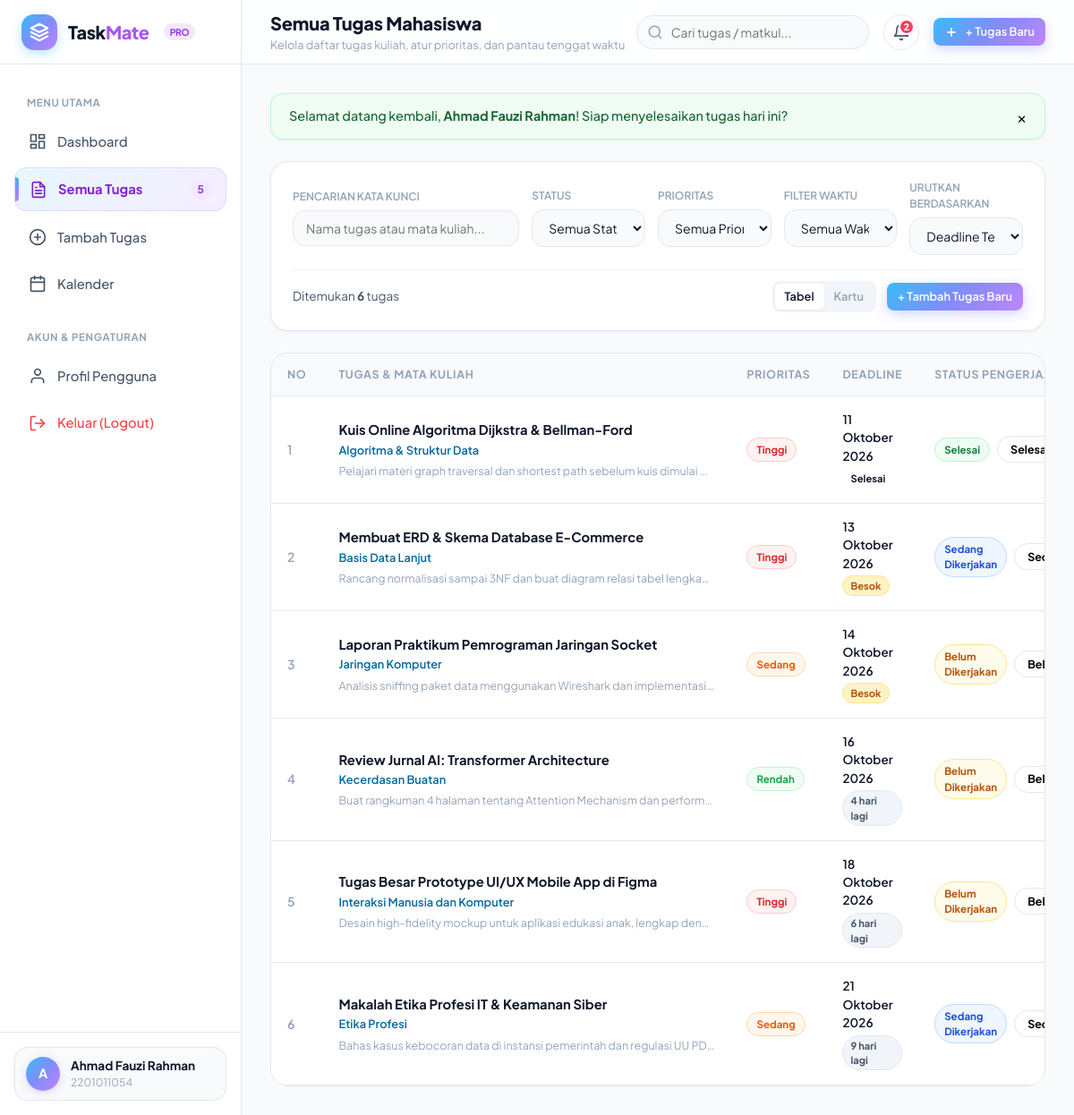
Screenshot of /tasks.php (signed in) with the database file from the repository.
### tables this page shows
CREATE TABLE IF NOT EXISTS `users` (
  `id` INT AUTO_INCREMENT PRIMARY KEY,
  `nama` VARCHAR(100) NOT NULL,
  `email` VARCHAR(100) NOT NULL UNIQUE,
  `password` VARCHAR(255) NOT NULL,
  `nim` VARCHAR(30) DEFAULT NULL,
  `universitas` VARCHAR(100) DEFAULT 'Universitas Indonesia',
  `jurusan` VARCHAR(100) DEFAULT 'Teknik Informatika',
  `foto_profil` VARCHAR(255) DEFAULT 'default-avatar.png',
  `created_at` DATETIME DEFAULT CURRENT_TIMESTAMP,
  `updated_at` DATETIME DEFAULT CURRENT_TIMESTAMP ON UPDATE CURRENT_TIMESTAMP
);

CREATE TABLE IF NOT EXISTS `tasks` (
  `id` INT AUTO_INCREMENT PRIMARY KEY,
  `user_id` INT NOT NULL,
  `judul` VARCHAR(200) NOT NULL,
  `mata_kuliah` VARCHAR(100) NOT NULL,
  `deskripsi` TEXT DEFAULT NULL,
  `deadline` DATETIME NOT NULL,
  `prioritas` ENUM('Rendah', 'Sedang', 'Tinggi') NOT NULL DEFAULT 'Sedang',
  `status` ENUM('Belum Dikerjakan', 'Sedang Dikerjakan', 'Selesai') NOT NULL DEFAULT 'Belum Dikerjakan',
  `created_at` DATETIME DEFAULT CURRENT_TIMESTAMP,
  `updated_at` DATETIME DEFAULT CURRENT_TIMESTAMP ON UPDATE CURRENT_TIMESTAMP,
  CONSTRAINT `fk_tasks_users` FOREIGN KEY (`user_id`) REFERENCES `users` (`id`) ON DELETE CASCADE
);

### tasks.php (the view, shortened to what the rows shown need)
<?php
require_once __DIR__ . '/includes/auth.php';
require_once __DIR__ . '/includes/task_functions.php';
$user = current_user();
$filters = [
    'search'      => trim($_GET['search'] ?? ''),
    'status'      => trim($_GET['status'] ?? ''),
    'prioritas'   => trim($_GET['prioritas'] ?? ''),
    'time_filter' => trim($_GET['time_filter'] ?? ''),
    'sort'        => trim($_GET['sort'] ?? 'deadline_asc'),
];
$viewMode = $_GET['view'] ?? 'table';
$tasks = get_user_tasks($user['id'], $filters);
require_once __DIR__ . '/includes/header.php';
require_once __DIR__ . '/includes/sidebar.php';
?>
<div class="main-wrapper">
    <?php require_once __DIR__ . '/includes/navbar.php'; ?>
    <main class="content-body">
        <?php if (empty($tasks)): ?>
            <div class="panel-card empty-state">
                <svg width="56" height="56" viewBox="0 0 24 24" fill="none" stroke="currentColor" stroke-width="1.5">
                    <circle cx="11" cy="11" r="8"></circle>
                    <line x1="21" y1="21" x2="16.65" y2="16.65"></line>
                </svg>
                <h3>Tidak Ada Tugas Ditemukan</h3>
                <p>Tidak ada data tugas yang sesuai dengan kriteria filter atau pencarian Anda.</p>
                <a href="task-create.php" class="btn btn-primary btn-sm">+ Buat Tugas Sekarang</a>
            </div>
        <?php else: ?>
            <div class="table-responsive">
                <table class="task-table">
                    <thead>
                        <tr>
                            <th>No</th>
                            <th>Tugas & Mata Kuliah</th>
                            <th>Prioritas</th>
                            <th>Deadline</th>
                            <th>Status Pengerjaan</th>
                        </tr>
                    </thead>
                    <tbody>
                        <?php foreach ($tasks as $idx => $task):
                            $dlInfo = get_deadline_info($task['deadline'], $task['status']);
                            $badgeStatus = 'badge-pending';
                            if ($task['status'] === 'Sedang Dikerjakan') $badgeStatus = 'badge-progress';
                            if ($task['status'] === 'Selesai') $badgeStatus = 'badge-done';
                        ?>
                            <tr>
                                <td style="color:var(--text-muted);font-weight:600;"><?= $idx + 1 ?></td>
                                <td>
                                    <div style="font-weight:700;color:var(--text-primary);font-size:0.925rem;">
                                        <?= htmlspecialchars($task['judul']) ?>
                                    </div>
                                    <div style="font-size:0.8rem;color:var(--primary-700);font-weight:600;margin-top:2px;">
                                        <?= htmlspecialchars($task['mata_kuliah']) ?>
                                    </div>
                                    <?php if (!empty($task['deskripsi'])): ?>
                                        <div style="font-size:0.78rem;color:var(--text-muted);margin-top:4px;max-width:420px;white-space:nowrap;overflow:hidden;text-overflow:ellipsis;">
                                            <?= htmlspecialchars($task['deskripsi']) ?>
                                        </div>
                                    <?php endif; ?>
                                </td>
                                <td>
                                    <span class="badge badge-priority-<?= strtolower($task['prioritas']) ?>">
                                        <?= $task['prioritas'] ?>
                                    </span>
                                </td>
                                <td>
                                    <div style="font-weight:600;color:var(--text-primary);font-size:0.85rem;">
                                        <?= format_indo_date($task['deadline'], false) ?>
                                    </div>
                                    <div style="margin-top:3px;">
                                        <span class="badge <?= $dlInfo['class'] ?>" style="font-size:0.7rem;padding:2px 8px;">
                                            <?= $dlInfo['text'] ?>
                                        </span>
                                    </div>
                                </td>
                                <td>
                                    <div style="display:flex;align-items:center;gap:8px;">
                                        <span class="badge task-status-badge <?= $badgeStatus ?>">
                                            <?= $task['status'] ?>
                                        </span>
                                        <select class="status-select quick-status-select" data-task-id="<?= $task['id'] ?>" data-current="<?= $task['status'] ?>" title="Ubah Status Cepat">
                                            <option value="Belum Dikerjakan" <?= $task['status'] === 'Belum Dikerjakan' ? 'selected' : '' ?>>Belum</option>
                                            <option value="Sedang Dikerjakan" <?= $task['status'] === 'Sedang Dikerjakan' ? 'selected' : '' ?>>Sedang</option>
                                            <option value="Selesai" <?= $task['status'] === 'Selesai' ? 'selected' : '' ?>>Selesai</option>
                                        </select>
                                    </div>
                                </td>
                            </tr>
                        <?php endforeach; ?>
                    </tbody>
                </table>
            </div>
        <?php endif; ?>
    </main>
<?php require_once __DIR__ . '/includes/footer.php'; ?>

### includes/sidebar.php (shortened to what the rows shown need)
<?php
$user = current_user();
?>
<aside class="sidebar" id="sidebar">
    <div class="sidebar-footer">
        <a href="profile.php" class="user-mini-card">
            <div class="user-avatar">
                <?= strtoupper(substr($user['nama'], 0, 1)) ?>
            </div>
            <div class="user-mini-info">
                <div class="user-mini-name"><?= htmlspecialchars($user['nama']) ?></div>
                <div class="user-mini-sub"><?= htmlspecialchars($user['nim'] ?: 'Mahasiswa') ?></div>
            </div>
        </a>
    </div>
</aside>

### rows the page displays
users: nama "A", nama "Ahmad Fauzi Rahman", nim "2201011054"
tasks: judul "Kuis Online Algoritma Dijkstra & Bellman-Ford", mata_kuliah "Algoritma & Struktur Data", deskripsi "Pelajari materi graph traversal dan shortest path sebelum kuis dimulai…", prioritas "Tinggi", deadline "11 Oktober 2026", status "Selesai", status+id "Selesai"
tasks: judul "Membuat ERD & Skema Database E-Commerce", mata_kuliah "Basis Data Lanjut", deskripsi "Rancang normalisasi sampai 3NF dan buat diagram relasi tabel lengka…", prioritas "Tinggi", deadline "13 Oktober 2026", deadline+status "Besok", status "Sedang Dikerjakan", status+id "Sedang"
tasks: judul "Laporan Praktikum Pemrograman Jaringan Socket", mata_kuliah "Jaringan Komputer", deskripsi "Analisis sniffing paket data menggunakan Wireshark dan implementasi…", prioritas "Sedang", deadline "14 Oktober 2026", deadline+status "Besok", status "Belum Dikerjakan", status+id "Belum"
tasks: judul "Review Jurnal AI: Transformer Architecture", mata_kuliah "Kecerdasan Buatan", deskripsi "Buat rangkuman 4 halaman tentang Attention Mechanism dan perform…", prioritas "Rendah", deadline "16 Oktober 2026", deadline+status "4 hari lagi", status "Belum Dikerjakan", status+id "Belum"
tasks: judul "Tugas Besar Prototype UI/UX Mobile App di Figma", mata_kuliah "Interaksi Manusia dan Komputer", deskripsi "Desain high-fidelity mockup untuk aplikasi edukasi anak, lengkap den…", prioritas "Tinggi", deadline "18 Oktober 2026", deadline+status "6 hari lagi", status "Belum Dikerjakan", status+id "Belum"
tasks: judul "Makalah Etika Profesi IT & Keamanan Siber", mata_kuliah "Etika Profesi", deskripsi "Bahas kasus kebocoran data di instansi pemerintah dan regulasi UU PD…", prioritas "Sedang", deadline "21 Oktober 2026", deadline+status "9 hari lagi", status "Sedang Dikerjakan", status+id "Sedang"

### other values shown
$pendingCount "5"
$pageTitle "Semua Tugas Mahasiswa"
$pageSubtitle "Kelola daftar tugas kuliah, atur prioritas, dan pantau tenggat waktu"
$notifCount "2"
$flash['message'] "Selamat datang kembali, Ahmad Fauzi Rahman ! Siap menyelesaikan tugas hari ini?"
$totalFound "6"
